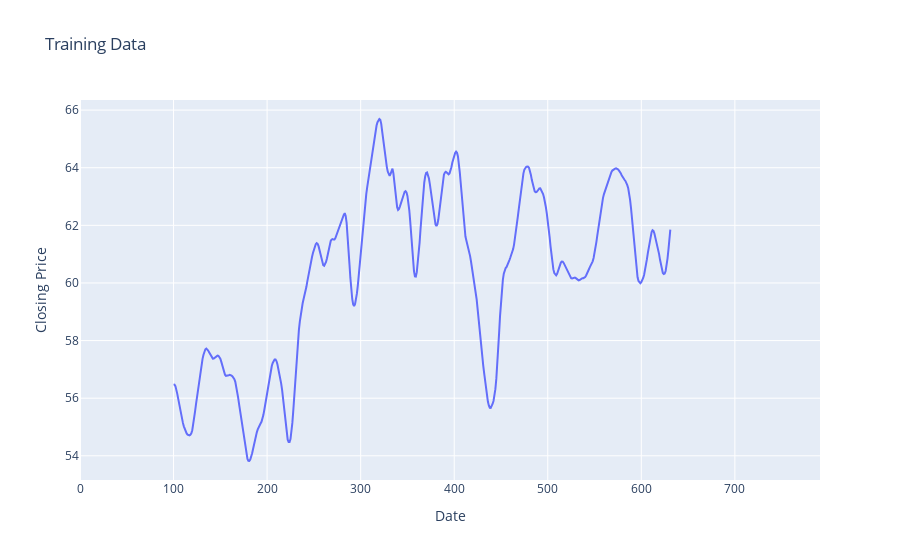

The notebook cell this image was saved under:
### Code cell
# Create trace for training data
trace_train = go.Scatter(x=df2.index[:len(trainPredictPlot)], y=trainPredictPlot.values.flatten(), mode='lines', name='Training Data', line=dict(width=2))

# Plot layout for training data
layout_train = go.Layout(
    title='Training Data',
    xaxis=dict(title='Date'),
    yaxis=dict(title='Closing Price'),
    legend=dict(x=0, y=1, traceorder="normal")
)

# Create figure for training data
fig_train = go.Figure(data=[trace_train], layout=layout_train)

# Show plot for training data
fig_train.show()

### Figure 1 — Plotly figure (JSON) as saved in the notebook; plotly's stock layout.template omitted (floating-point values rounded to 4 significant figures; data arrays with more than 128 entries replaced by an {"elided": "..."} marker saying what was removed)
{"data": [{"line": {"width": 2}, "mode": "lines", "name": "Training Data", "type": "scatter", "x": {"elided": "792 int values"}, "y": {"elided": "792 float values"}}], "layout": {"autosize": true, "legend": {"traceorder": "normal", "x": 0, "y": 1}, "title": {"text": "Training Data"}, "xaxis": {"autorange": true, "range": [0, 791], "title": {"text": "Date"}, "type": "linear"}, "yaxis": {"autorange": true, "range": [53.16, 66.35], "title": {"text": "Closing Price"}, "type": "linear"}}}
